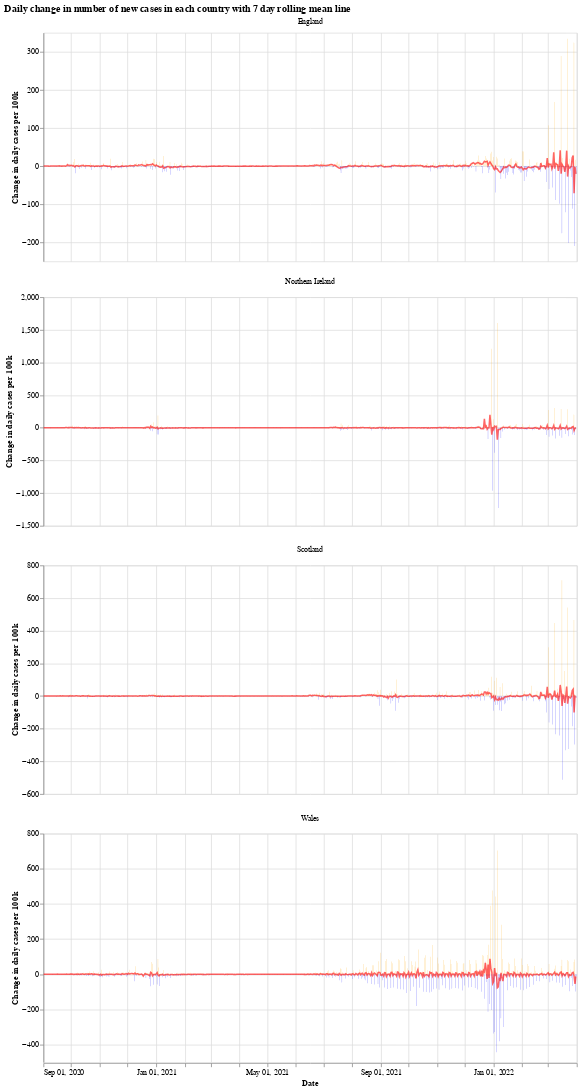

The notebook cell saved with this chart:
### Markdown cell above
We will use the Python library `Altair` for visualising the data, see the [altair docs](https://altair-viz.github.io/) for more information.

First we have a graph which shows the daily change in the number of new cases for each country. This number jumps up and down all over the place, which is likely due to delay in reporting of new cases over the weekend. Another interesting thing is that it looks like the daily cases in Wales experienced a much shorter period of calm over the summer (calm in the sense of daily cases not jumping up and down).

The orange bars are days when the number of new cases (per 100k population) was more than the previous day, while the blue are days when the number of new cases dropped. The red line is the 7 day moving average. 

When the moving average line is below 0, it means that there is a consistent drop in new cases. We can see this clearly happening around the times that lockdowns were introduced (though, to varying degrees). I will update the graphs soon with a marker of when each lockdown started.

### Code cell
# collapse
import altair as alt

bars = alt.Chart(uk_cases).mark_bar().encode(
    x=alt.X("yearmonthdate(date):T", axis=alt.Axis(title='Date')),
    y=alt.Y("casesChangeRate:Q", axis=alt.Axis(title='Change in daily cases per 100k')),
    tooltip='casesChange',
    color=alt.condition(
        alt.datum.casesChangeRate > 0,
        alt.value("orange"),  # The positive color
        alt.value("blue")  # The negative color
    )
).properties(title='Daily change in number of new cases with 7 day rolling mean',width=700).interactive()

line = alt.Chart(uk_cases).mark_line(
    color='red',
    size=2,
    opacity=0.6
).transform_window(
    rolling_mean='mean(casesChangeRate)',
    frame=[0, 7],
    groupby=['areaName']
).encode(
    x='yearmonthdate(date):T',
    y='rolling_mean:Q'
)

alt.layer(bars, line, data=uk_cases).facet(alt.Column(
    'areaName', title=''), columns=1).resolve_scale(y='independent').properties(title='Daily change in number of new cases in each country with 7 day rolling mean line')

### Figure 1 — Vega-Lite specification as saved in the notebook (floating-point values rounded to 4 significant figures; data arrays with more than 128 entries replaced by an {"elided": "..."} marker saying what was removed)
{"config": {"view": {"continuousWidth": 400, "continuousHeight": 300}}, "data": {"name": "data-8787e2a76d2a2bb3e6f1823d62c20a2a"}, "facet": {"type": "nominal", "field": "areaName", "title": ""}, "spec": {"layer": [{"mark": "bar", "encoding": {"color": {"condition": {"value": "orange", "test": "(datum.casesChangeRate > 0)"}, "value": "blue"}, "tooltip": {"type": "quantitative", "field": "casesChange"}, "x": {"type": "temporal", "axis": {"title": "Date"}, "field": "date", "timeUnit": "yearmonthdate"}, "y": {"type": "quantitative", "axis": {"title": "Change in daily cases per 100k"}, "field": "casesChangeRate"}}, "selection": {"selector001": {"type": "interval", "bind": "scales", "encodings": ["x", "y"]}}, "title": "Daily change in number of new cases with 7 day rolling mean", "width": 700}, {"mark": {"type": "line", "color": "red", "opacity": 0.6, "size": 2}, "encoding": {"x": {"type": "temporal", "field": "date", "timeUnit": "yearmonthdate"}, "y": {"type": "quantitative", "field": "rolling_mean"}}, "transform": [{"window": [{"op": "mean", "field": "casesChangeRate", "as": "rolling_mean"}], "frame": [0, 7], "groupby": ["areaName"]}]}]}, "columns": 1, "resolve": {"scale": {"y": "independent"}}, "title": "Daily change in number of new cases in each country with 7 day rolling mean line", "$schema": "https://vega.github.io/schema/vega-lite/v4.8.1.json", "datasets": {"data-8787e2a76d2a2bb3e6f1823d62c20a2a": {"elided": "2308 records"}}}
